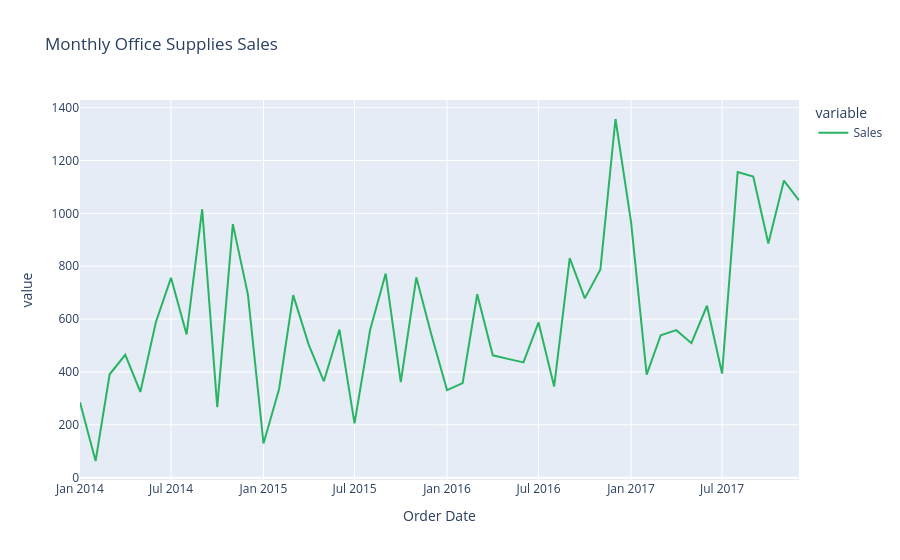

This figure's notebook cell:
### Code cell
#interactive plot

import plotly.express as px

fig = px.line(y, title='Monthly Office Supplies Sales',

    line_shape='linear',
    color_discrete_sequence=['#28B463'])

fig.show()

### Figure 1 — Plotly figure (JSON) as saved in the notebook; plotly's stock layout.template omitted (floating-point values rounded to 4 significant figures)
{"data": [{"hovertemplate": "variable=Sales<br>Order Date=%{x}<br>value=%{y}<extra></extra>", "legendgroup": "Sales", "line": {"color": "#28B463", "dash": "solid", "shape": "linear"}, "marker": {"symbol": "circle"}, "mode": "lines", "name": "Sales", "orientation": "v", "showlegend": true, "type": "scatter", "x": ["2014-01-01T00:00:00", "2014-02-01T00:00:00", "2014-03-01T00:00:00", "2014-04-01T00:00:00", "2014-05-01T00:00:00", "2014-06-01T00:00:00", "2014-07-01T00:00:00", "2014-08-01T00:00:00", "2014-09-01T00:00:00", "2014-10-01T00:00:00", "2014-11-01T00:00:00", "2014-12-01T00:00:00", "2015-01-01T00:00:00", "2015-02-01T00:00:00", "2015-03-01T00:00:00", "2015-04-01T00:00:00", "2015-05-01T00:00:00", "2015-06-01T00:00:00", "2015-07-01T00:00:00", "2015-08-01T00:00:00", "2015-09-01T00:00:00", "2015-10-01T00:00:00", "2015-11-01T00:00:00", "2015-12-01T00:00:00", "2016-01-01T00:00:00", "2016-02-01T00:00:00", "2016-03-01T00:00:00", "2016-04-01T00:00:00", "2016-05-01T00:00:00", "2016-06-01T00:00:00", "2016-07-01T00:00:00", "2016-08-01T00:00:00", "2016-09-01T00:00:00", "2016-10-01T00:00:00", "2016-11-01T00:00:00", "2016-12-01T00:00:00", "2017-01-01T00:00:00", "2017-02-01T00:00:00", "2017-03-01T00:00:00", "2017-04-01T00:00:00", "2017-05-01T00:00:00", "2017-06-01T00:00:00", "2017-07-01T00:00:00", "2017-08-01T00:00:00", "2017-09-01T00:00:00", "2017-10-01T00:00:00", "2017-11-01T00:00:00", "2017-12-01T00:00:00"], "xaxis": "x", "y": [285.4, 63.04, 391.2, 464.8, 324.3, 588.8, 756.1, 541.9, 1016.0, 267.1, 959.4, 692.6, 129.2, 335.5, 690.5, 502.3, 364.5, 560.4, 205.2, 558.8, 772.2, 361.4, 757.8, 540.1, 331.2, 357.6, 693.9, 462.9, 449.5, 436.1, 587.5, 344.6, 830.8, 678.4, 788.0, 1357.0, 967.0, 389.9, 538.9, 558.2, 508.8, 650.5, 393.9, 1156.0, 1139.0, 886.0, 1124.0, 1050.0], "yaxis": "y"}], "layout": {"autosize": true, "legend": {"title": {"text": "variable"}, "tracegroupgap": 0}, "title": {"text": "Monthly Office Supplies Sales"}, "xaxis": {"anchor": "y", "autorange": true, "domain": [0, 1], "range": ["2014-01-01", "2017-12-01"], "title": {"text": "Order Date"}, "type": "date"}, "yaxis": {"anchor": "x", "autorange": true, "domain": [0, 1], "range": [-8.847, 1429.0], "title": {"text": "value"}, "type": "linear"}}}
